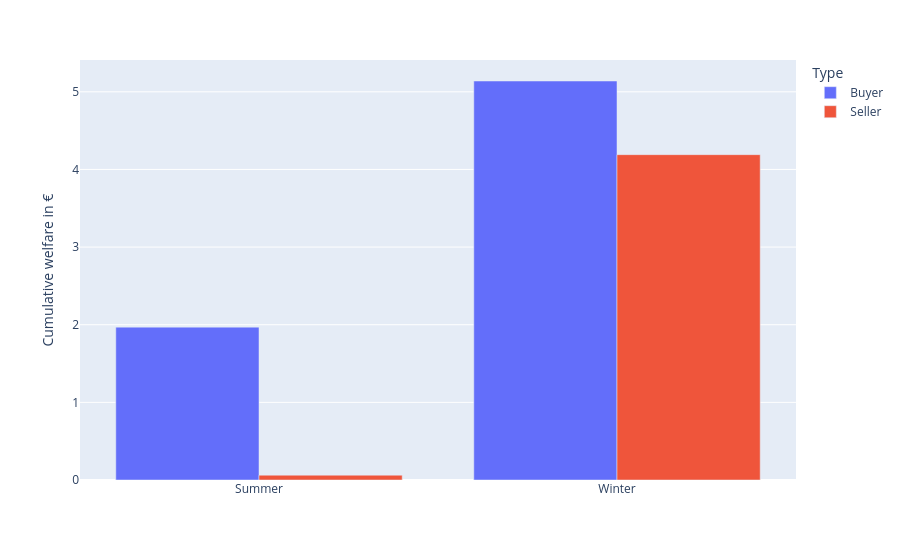

This figure's notebook cell:
### Markdown cell above
# Price / Welfare vs seller / buyer, summer / winter

### Code cell
sql = f"""
    SELECT sum(price - accepted_price) as welfare
    FROM market_orders
    WHERE accepted_volume < 0
    AND start_time >= '2023-04-01'
    AND start_time <= '2023-10-01'
    AND {SIM_FILTER}
"""
buyer_welfare_summer = pd.read_sql(sql, con)
sql = f"""
    SELECT sum(price - accepted_price) as welfare
    FROM market_orders
    WHERE accepted_volume < 0
    AND (start_time < '2023-04-01'
    OR start_time > '2023-10-01')
    AND {SIM_FILTER}
"""
buyer_welfare_winter = pd.read_sql(sql, con)

sql = f"""
    SELECT sum(accepted_price - price) as welfare
    FROM market_orders
    WHERE accepted_volume > 0
    AND start_time >= '2023-04-01'
    AND start_time <= '2023-10-01'
    AND {SIM_FILTER}
"""
seller_welfare_summer = pd.read_sql(sql, con)
sql = f"""
    SELECT sum(accepted_price - price) as welfare
    FROM market_orders
    WHERE accepted_volume > 0
    AND (start_time < '2023-04-01'
    OR start_time > '2023-10-01')
    AND {SIM_FILTER}
"""
seller_welfare_winter = pd.read_sql(sql, con)
df = pd.concat([buyer_welfare_summer, buyer_welfare_winter, seller_welfare_summer, seller_welfare_winter])
df["timeofyear"] = ["Summer", "Winter", "Summer", "Winter"]
df["Type"] = ["Buyer", "Buyer", "Seller", "Seller"]

fig = px.bar(df, "timeofyear", "welfare", color="Type", barmode="group")
fig.update_layout(xaxis_title="", yaxis_title="Cumulative welfare in €")

### Figure 1 — Plotly figure (JSON) as saved in the notebook; plotly's stock layout.template omitted (floating-point values rounded to 4 significant figures)
{"data": [{"alignmentgroup": "True", "hovertemplate": "Type=Buyer<br>timeofyear=%{x}<br>welfare=%{y}<extra></extra>", "legendgroup": "Buyer", "marker": {"color": "#636efa", "pattern": {"shape": ""}}, "name": "Buyer", "offsetgroup": "Buyer", "orientation": "v", "showlegend": true, "textposition": "auto", "type": "bar", "x": ["Summer", "Winter"], "xaxis": "x", "y": [1.969, 5.139], "yaxis": "y"}, {"alignmentgroup": "True", "hovertemplate": "Type=Seller<br>timeofyear=%{x}<br>welfare=%{y}<extra></extra>", "legendgroup": "Seller", "marker": {"color": "#EF553B", "pattern": {"shape": ""}}, "name": "Seller", "offsetgroup": "Seller", "orientation": "v", "showlegend": true, "textposition": "auto", "type": "bar", "x": ["Summer", "Winter"], "xaxis": "x", "y": [0.06214, 4.191], "yaxis": "y"}], "layout": {"barmode": "group", "legend": {"title": {"text": "Type"}, "tracegroupgap": 0}, "margin": {"t": 60}, "xaxis": {"anchor": "y", "domain": [0, 1], "title": {"text": ""}}, "yaxis": {"anchor": "x", "domain": [0, 1], "title": {"text": "Cumulative welfare in €"}}}}
